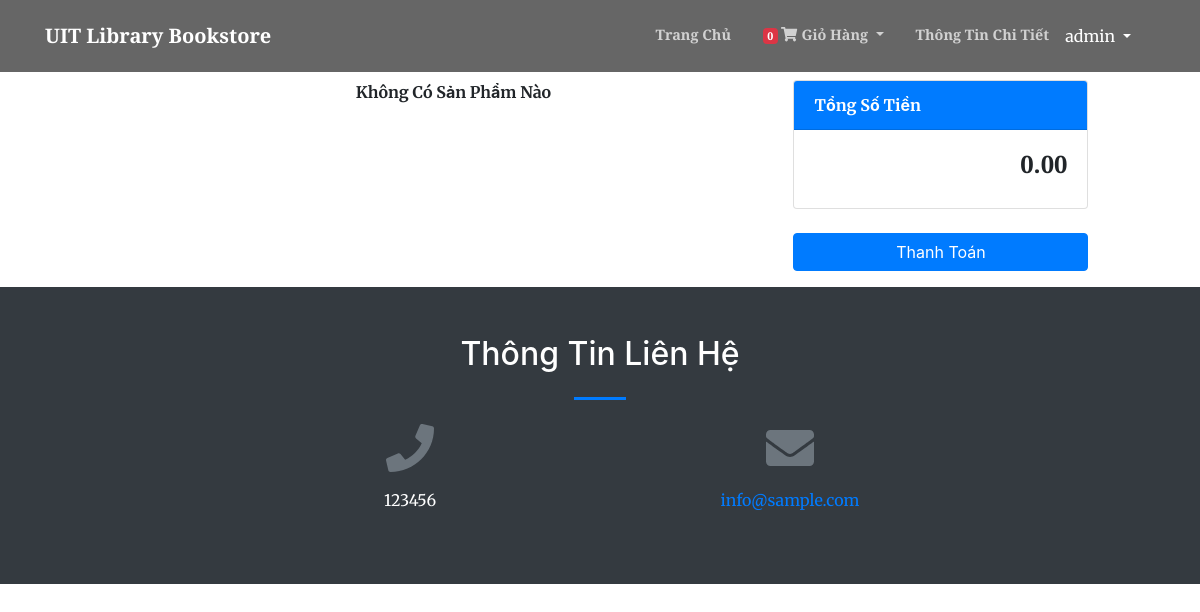
/index.php?page=cart (signed in), run on an earlier commit of the app's database.
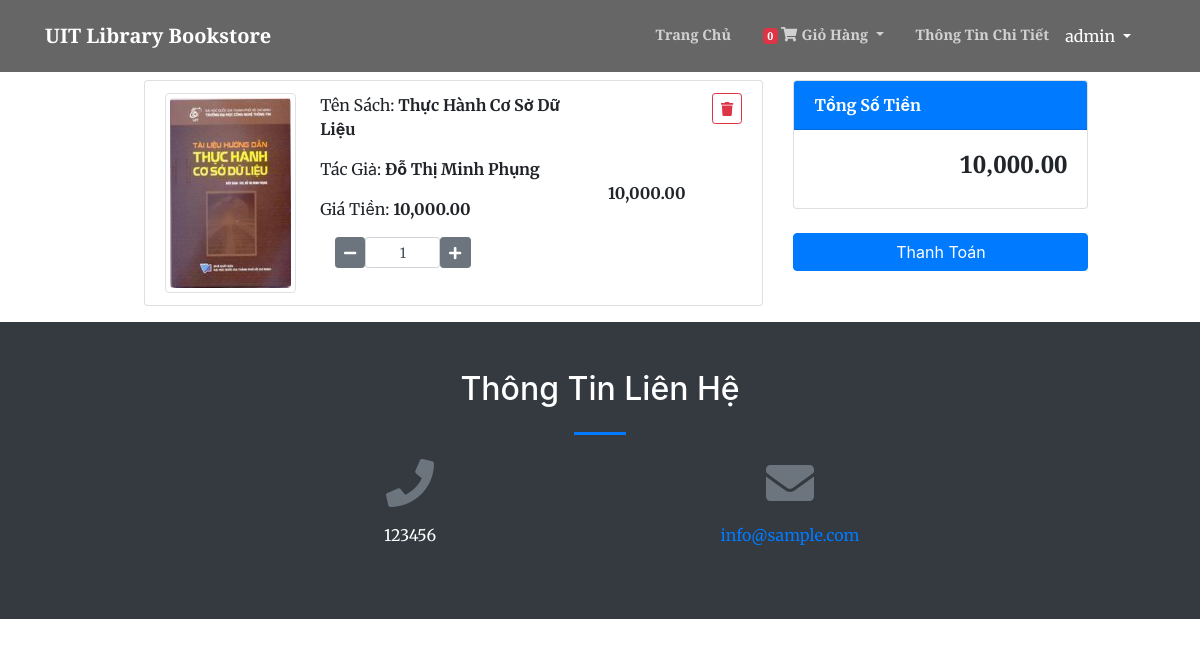
And on a later commit of the database.
### tables this page shows
CREATE TABLE `cart` (
  `id` int(30) NOT NULL,
  `book_id` int(30) NOT NULL,
  `qty` int(30) NOT NULL,
  `price` float NOT NULL,
  `customer_id` int(30) NOT NULL
);

CREATE TABLE `books` (
  `id` int(30) NOT NULL,
  `category_ids` int(11) NOT NULL,
  `title` varchar(200) NOT NULL,
  `author` text NOT NULL,
  `description` text NOT NULL,
  `qty` int(11) NOT NULL,
  `price` float NOT NULL,
  `image_path` text NOT NULL,
  `date_created` datetime NOT NULL DEFAULT current_timestamp()
);

### cart.php (the view, shortened to what this page needs)
<?php include 'admin/db_connect.php' ?>
<div class="container-fluid m-3">
	<div class="col-lg-10 offset-md-1">
    <?php
    $qry = $conn->query("SELECT c.*,b.image_path,b.title,b.author FROM cart c inner join books b on b.id = c.book_id where c.customer_id ={$_SESSION['login_id']}");
    $total = 0;
    ?>
    <div class="row">
    <div class="col-md-8">
    	<?php if($qry->num_rows > 0): ?>
    		<ul class="list-group">
    			<?php
    			while($row= $qry->fetch_array()):
    				$total += $row['qty']*$row['price'];
    			?>
    			<li class="list-group-item" data-id="<?php echo $row['id'] ?>" data-price="<?php echo $row['price'] ?>">
    				<div class="d-flex w-100">
    					<div class="img-field mr-4 img-thumbnail rounded">
    						<img src="admin/assets/uploads/<?php echo $row['image_path'] ?>"  alt="" class="img-fluid rounded">
    					</div>
    					<div class="detail-field">
    						<p>Tên Sách: <b><?php echo $row['title'] ?></b></p>
    						<p>Tác Giả: <b><?php echo $row['author'] ?></b></p>
    						<p>Giá Tiền: <b><?php echo number_format($row['price'],2) ?></b></p>
    						<div class="d-flex col-sm-5">
					            <span class="btn btn-sm btn-secondary btn-minus"><b><i class="fa fa-minus"></i></b></span>
					            <input type="number" name="qty" id="" class="form-control form-control-sm qty-input" value="<?php echo $row['qty'] ?>">
					            <span class="btn btn-sm btn-secondary btn-plus"><b><i class="fa fa-plus"></i></b></span>
					        </div>
    					</div>
    					<div class="amount-field">
    						<b class="amount"><?php echo number_format($row['qty']*$row['price'],2) ?></b>
    					</div>
    				<span class="float-right"><button class="btn btn-sm btn-outline-danger rem_item" type="button"  data-id="<?php echo $row['id'] ?>"><i class="fa fa-trash"></i></button></span>
    				</div>
    			</li>
    		<?php endwhile; ?>
    		</ul>
    	<?php else: ?>
    		<center><b>Không Có Sản Phẩm Nào</b></center>
    	<?php endif; ?>
    </div>
    <div class="col-md-4">
    	<div class="card mb-4">
    		<div class="card-header bg-primary text-white"><b>Tổng Số Tiền</b></div>
    		<div class="card-body">
    			<h4 class="text-right"><b id="tamount"><?php echo number_format($total,2) ?></b></h4>
    		</div>
    	</div>
    	<button class="btn btn-block btn-primary" id="checkout" type="button">Thanh Toán</button>
    </div>
</div>
</div>
</div>

What changed in the data, as far as the page shows it:
added cart: book.image_path (picture), book.title "Thực Hành Cơ Sở Dữ Liệu", book.author "Đỗ Thị Minh Phụng", price "10,000.00", qty "1", $row['qty']*$row['price'] "10,000.00"
Also different on the page:
$total: "0.00" → "10,000.00"
text no longer shown: "Không Có Sản Phẩm Nào"
